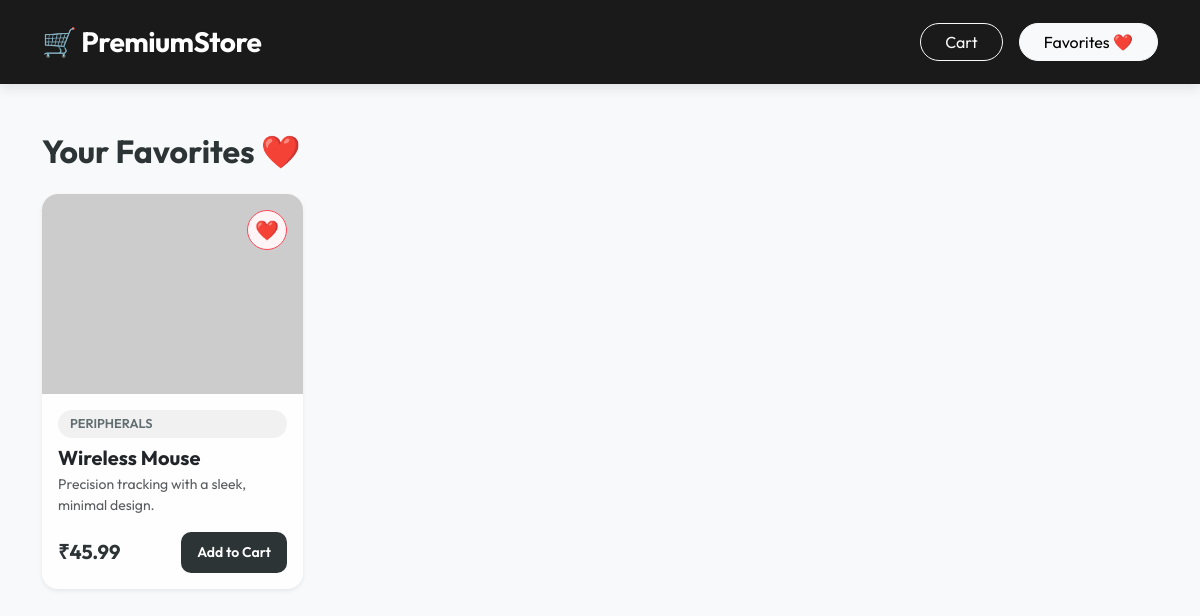
Page /like/ on the committed database.
### store/models.py (models this page shows, shortened)
class Product(models.Model):
    name = models.CharField(max_length=200)
    price = models.FloatField()
    description = models.TextField()
    image = models.ImageField(upload_to='products/')
    category = models.CharField(max_length=100, default='Electronics')

### store/views.py (the view)
# urls.py: path('like/', views.liked_products, name='like'),
def liked_products(request):
    if request.user.is_authenticated:
        interactions = UserInteraction.objects.filter(user=request.user, liked=True)
    else:
        interactions = UserInteraction.objects.filter(session_key=request.session.session_key, liked=True)
    liked_products = [i.product for i in interactions]
    return render(request, 'store/like.html', {'liked_products': liked_products})

### store/templates/store/like.html
{% extends 'store/base.html' %}
{% block content %}
<h2 class="mb-4 fw-bold">Your Favorites ❤️</h2>
{% if liked_products %}
<div class="row g-4">
{% for product in liked_products %}
  <div class="col-md-4 col-lg-3">
    <div class="card h-100 shadow-sm border-0">
      <div class="position-relative">
        {% if "http" in product.image.name %}
            <img src="{{ product.image.name }}" class="card-img-top" alt="{{ product.name }}">
        {% else %}
            <img src="{{ product.image.url }}" class="card-img-top" alt="{{ product.name }}">
        {% endif %}
        <div class="position-absolute top-0 end-0 p-3">
            <a href="/like/{{ product.id }}/" class="btn-like active">
                ❤️
            </a>
        </div>
      </div>
      <div class="card-body d-flex flex-column">
        <span class="badge-category mb-2 d-inline-block">{{ product.category }}</span>
        <h5 class="card-title fw-bold mb-1">{{ product.name }}</h5>
        <p class="card-text text-muted small mb-3">{{ product.description|truncatechars:80 }}</p>
        <div class="mt-auto d-flex justify-content-between align-items-center">
            <span class="price-tag">₹{{ product.price }}</span>
            <a href="/add-to-cart/{{ product.id }}/" class="btn btn-primary btn-sm px-3">Add to Cart</a>
        </div>
      </div>
    </div>
  </div>
{% endfor %}
</div>
{% else %}
<div class="text-center py-5">
    <h3 class="text-muted">You haven't liked any products yet.</h3>
    <p class="mb-4">Go back and find something you love!</p>
    <a href="/" class="btn btn-primary rounded-pill px-4">Browse Products</a>
</div>
{% endif %}
{% endblock %}

### store/templates/store/base.html (style rules this page uses)
:root { --primary-bg: #f8f9fa; --navbar-bg: #1a1a1a; --accent-color: #ff4757; --glass-bg: rgba(255, 255, 255, 0.8); }
body { font-family: 'Outfit', sans-serif; background-color: var(--primary-bg); color: #2d3436; }
.card { border: none; border-radius: 16px; transition: transform 0.3s ease, box-shadow 0.3s ease; overflow: hidden; background: var(--glass-bg); backdrop-filter: blur(5px); border: 1px solid rgba(255,255,255,0.2); }
.card img { height: 200px; object-fit: cover; transition: transform 0.5s ease; }
.btn-primary { background-color: #2d3436; border: none; border-radius: 10px; padding: 10px 20px; font-weight: 600; transition: all 0.3s ease; }
.btn-like { background: white; border: 1px solid #eee; border-radius: 50%; width: 40px; height: 40px; display: flex; align-items: center; justify-content: center; transition: all 0.3s cubic-bezier(0.175, 0.885, 0.32, 1.275); text-decoration: none; font-size: 1.2rem; }
.btn-like.active { color: var(--accent-color); border-color: var(--accent-color); background: #fff5f6; }
.badge-category { background: rgba(0,0,0,0.05); color: #636e72; padding: 4px 12px; border-radius: 20px; font-size: 0.8rem; text-transform: uppercase; font-weight: 600; }
.price-tag { font-size: 1.25rem; font-weight: 700; color: #2d3436; }

### rows in the picture
Product: category "PERIPHERALS", name "Wireless Mouse", description "Precision tracking with a sleek, minimal design.", price "45.99"
